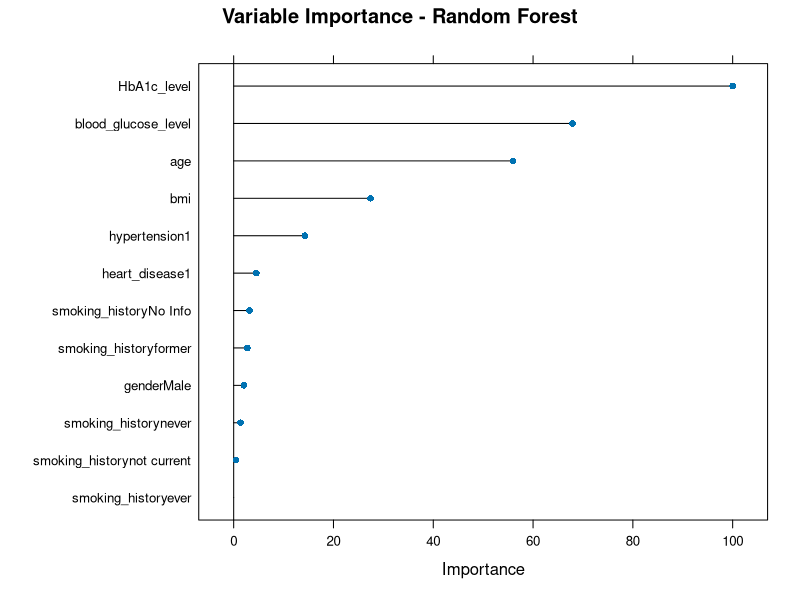
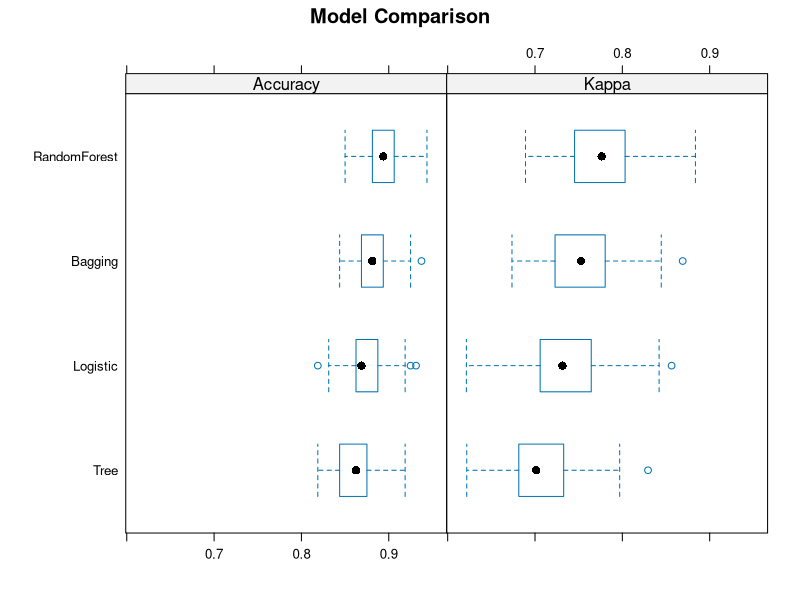
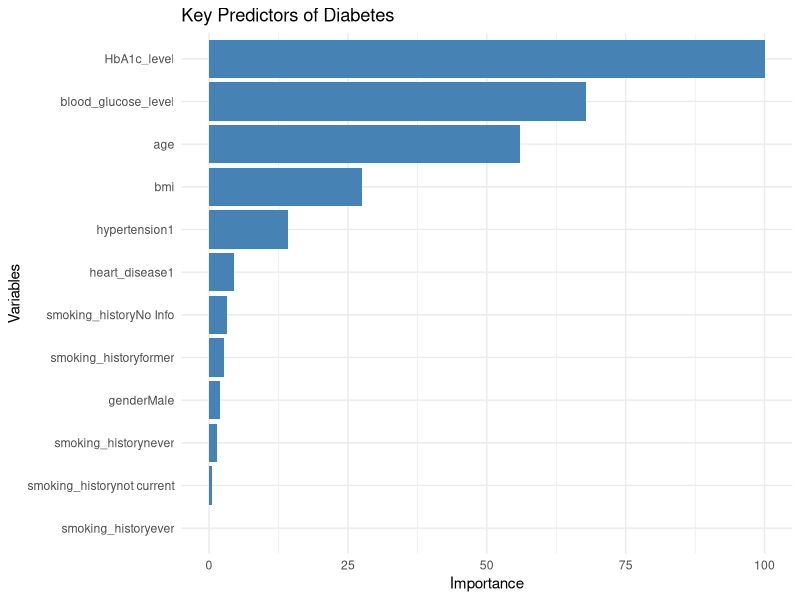
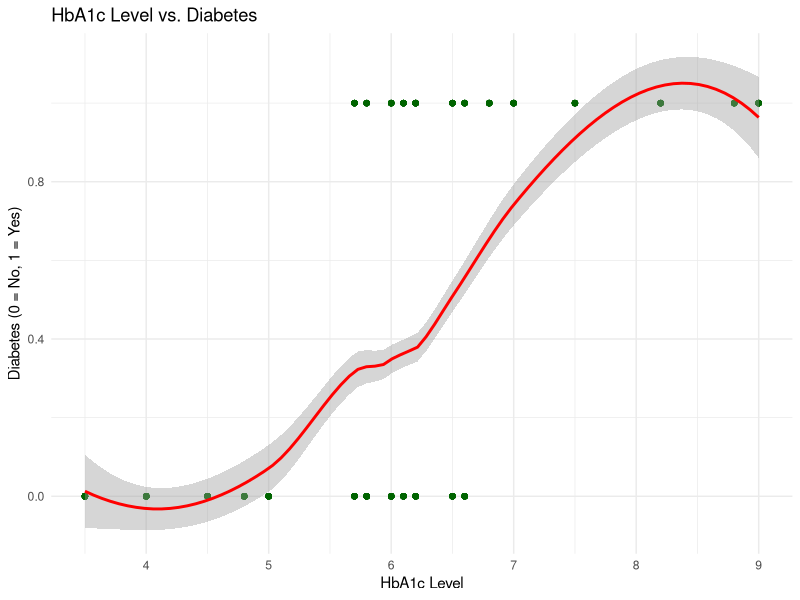
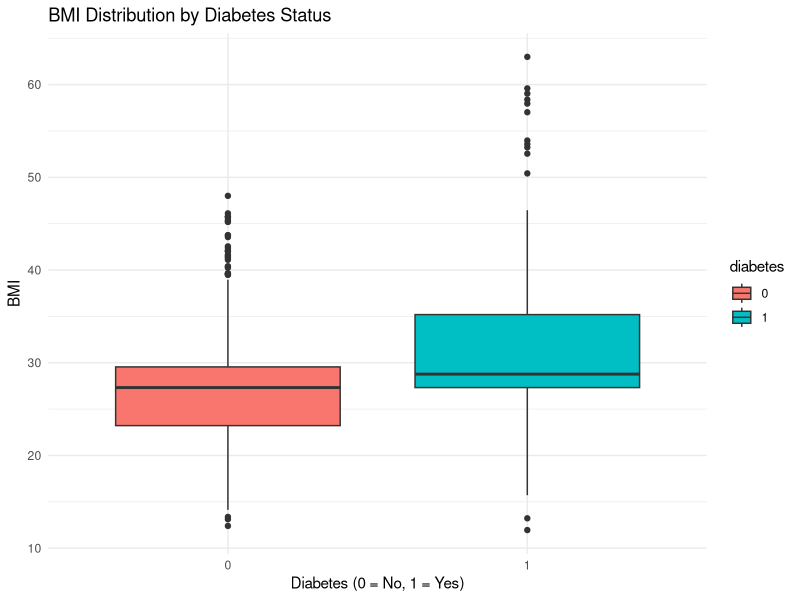
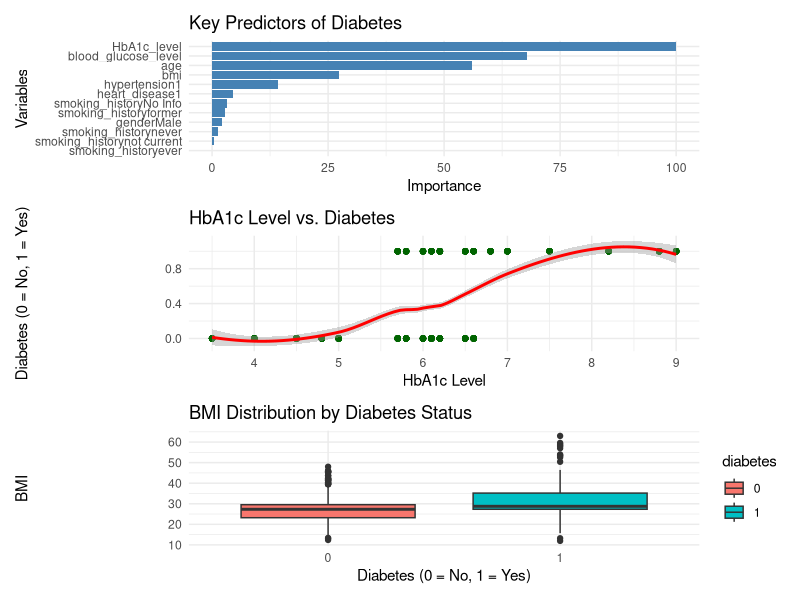
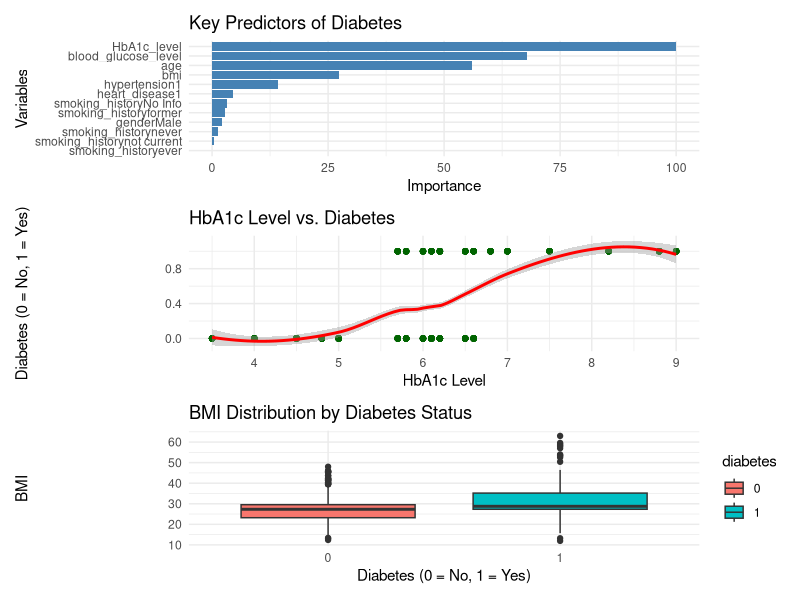

Here is the R script that generated these plots, in order:
## ---- chunk 1
## I loaded my libaries in
library(caret)
library(dplyr)
library(tidyverse)
library(caret)
library(randomForest)
library(ggplot2)
library(patchwork)
## ---- chunk 2
## I made all my data factors so that it will be able to convert to models 
diabetes_data <- read.csv("diabetes_data.csv")

diabetes_data <- diabetes_data %>% 
  mutate(
    gender = as.factor(gender),
    hypertension = as.factor(hypertension),
    heart_disease = as.factor(heart_disease),
    smoking_history = as.factor(smoking_history),
    diabetes = as.factor(diabetes)
  )

str(diabetes_data)
## ---- chunk 3
## I amde the seed the same throughout to keep the same type of results 
set.seed(501)

trainIndex <- createDataPartition(diabetes_data$diabetes, p = 0.8, list = FALSE)
trainData <- diabetes_data[trainIndex, ]
testData <- diabetes_data[-trainIndex, ]
## ---- chunk 4
## In this section I created my models using glm,rpart,rf, and treebag I got help and just quick refeshers on how to use this with Stack Overflow. (2014, November 6). Caret Package method = "treebag" - Stack Overflow. Retrieved December 11, 2024, from https://stackoverflow.com/questions/26789239/caret-package-method-treebag and RDocumentation. (n.d.). glm: Fitting Generalized Linear Models. Retrieved December 11, 2024, from https://www.rdocumentation.org/packages/stats/versions/3.6.2/topics/glm


train_control <- trainControl(method = "repeatedcv", number = 5, repeats = 10)

set.seed(501)
logistic_model <- train(
  diabetes ~ ., 
  data = trainData, 
  method = "glm", 
  family = binomial, 
  trControl = train_control
)

set.seed(501)
tree_model <- train(
  diabetes ~ ., 
  data = trainData, 
  method = "rpart", 
  trControl = train_control
)
set.seed(501)
bagging_model <- train(
  diabetes ~ ., 
  data = trainData, 
  method = "treebag", 
  trControl = train_control
)
set.seed(501)
rf_model <- train(
  diabetes ~ ., 
  data = trainData, 
  method = "rf", 
  trControl = train_control
)

set.seed(501)
subset_logistic_model <- train(
  diabetes ~ age + bmi + HbA1c_level, 
  data = trainData, 
  method = "glm", 
  family = binomial, 
  trControl = train_control
)
## ---- chunk 5
## Here I creeated my first plot showing the most important variables as we can see it is HbA1c_level
rf_importance <- varImp(rf_model)
plot(rf_importance, main = "Variable Importance - Random Forest")
## ---- chunk 6
## Here is my model comparision shows how all of the models turend out it seems that random forest model turned out to bes the best
model_list <- list(Logistic = logistic_model, Tree = tree_model, Bagging = bagging_model, RandomForest = rf_model)
results <- resamples(model_list)
summary(results)


bwplot(results, main = "Model Comparison")
## ---- chunk 7
rf_predictions <- predict(rf_model, newdata = testData)
confusionMatrix(rf_predictions, testData$diabetes) 
## Here I created a confusion matrix showing all the statistical calculations I got help from DigitalOcean. (2022, August 3). Confusion Matrix in R | A Complete Guide. Retrieved December 11, 2024, from https://www.digitalocean.com/community/tutorials/confusion-matrix-in-r
## ---- chunk 8
## Here I made a bar chart showing what rf importance is it is the same with HbA1c_level being the most important
rf_importance_plot <- ggplot(rf_importance$importance, aes(x = reorder(rownames(rf_importance$importance), Overall), y = Overall)) +
  geom_bar(stat = "identity", fill = "steelblue") +
  coord_flip() +
  labs(title = "Key Predictors of Diabetes", x = "Variables", y = "Importance") +
  theme_minimal()
print(rf_importance_plot)
## ---- chunk 9
## Next I used a scatter plot to show HbA1c_levels are shown between diabetes
diabetes_scatter <- ggplot(diabetes_data, aes(x = HbA1c_level, y = as.numeric(as.character(diabetes)))) +
  geom_point(alpha = 0.5, color = "darkgreen") +
  geom_smooth(method = "loess", color = "red") +
  labs(title = "HbA1c Level vs. Diabetes", x = "HbA1c Level", y = "Diabetes (0 = No, 1 = Yes)") +
  theme_minimal()
print(diabetes_scatter)
## ---- chunk 10
## Then I showed a box plot to show the correlation of BMI that means body mass index and diabetes. 
bmi_boxplot <- ggplot(diabetes_data, aes(x = diabetes, y = bmi, fill = diabetes)) +
  geom_boxplot() +
  labs(title = "BMI Distribution by Diabetes Status", x = "Diabetes (0 = No, 1 = Yes)", y = "BMI") +
  theme_minimal()
print(bmi_boxplot)
## ---- chunk 11
dashboard <- rf_importance_plot / diabetes_scatter / bmi_boxplot
print(dashboard)
## ---- chunk 12
png("diabetes_dashboard.png", width = 1200, height = 1600)
print(dashboard)
